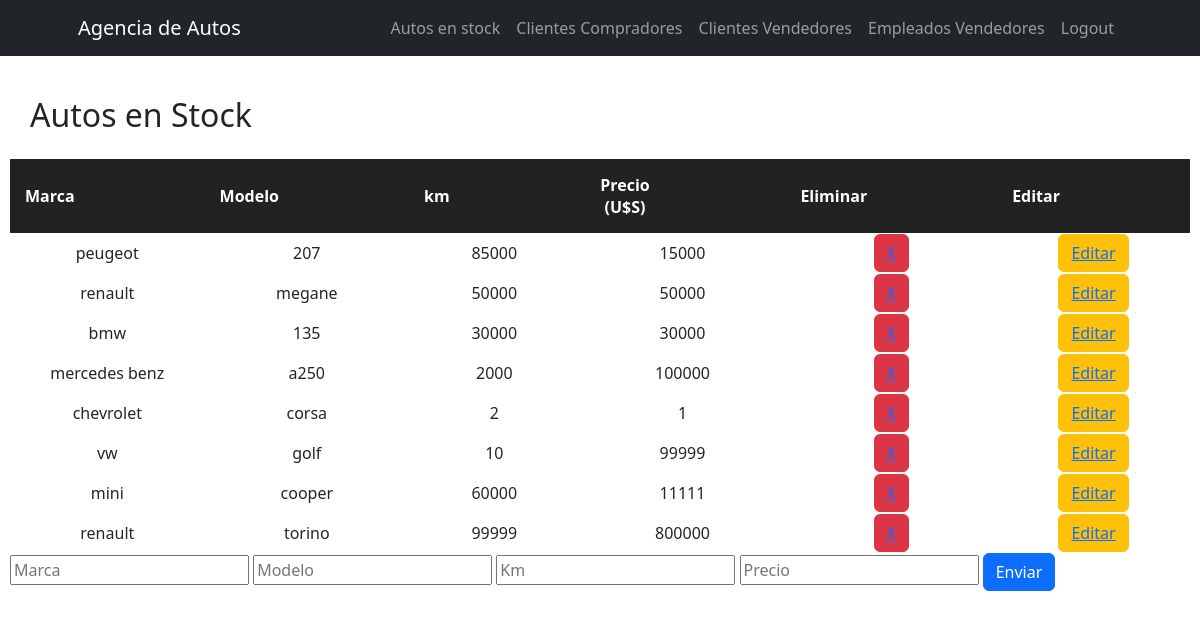
Screenshot of /setAutosEnStock/ (signed in) with the database file from the repository.
### AgenciApp/models.py (models this page shows, shortened)
class autosEnStock(models.Model):
    marca = models.CharField(max_length=40)
    modelo = models.CharField(max_length=40)
    km = models.IntegerField()
    precio = models.IntegerField()

### AgenciApp/views.py (the view)
# urls.py: path('setAutosEnStock/', setAutosEnStock, name='setAutosEnStock'),
@login_required
def setAutosEnStock(request):
    Autos = autosEnStock.objects.all()
    if request.method == 'POST':
        auto = autosEnStock(marca=request.POST["marca"],modelo=request.POST["modelo"],km=request.POST["km"],precio=request.POST["precio"])
        auto.save()
        miFormulario = autosFormulario()
        return render(request, "AgenciApp/setAutosEnStock.html", {"miFormulario":miFormulario, "Autos":Autos})
    else:
        miFormulario = autosFormulario()
    return render(request, "AgenciApp/setAutosEnStock.html", {"miFormulario":miFormulario, "Autos":Autos})

### AgenciApp/forms.py
class autosFormulario(forms.Form):
    marca = forms.CharField()
    modelo = forms.CharField()
    km = forms.IntegerField()
    precio = forms.IntegerField()

### AgenciApp/templates/AgenciApp/setAutosEnStock.html (shortened to what this page needs)
<div>
    {% extends "AgenciApp/autosEnStock.html" %}
    {% load static %}
    {% block setAutosEnStock %}
        <form action="" method="post"> {% csrf_token %}
            <input placeholder="Marca" type = "text" name="marca" required>
            <input placeholder="Modelo" type = "text" name="modelo" required>
            <input placeholder="Km" type = "number" name="km" required>
            <input placeholder="Precio" type = "number" name="precio" required>
            <input class="btn btn-primary" type="submit" value="Enviar">
        </form>
    {% endblock %}

### AgenciApp/templates/AgenciApp/autosEnStock.html (shortened to what this page needs)
<div>
    {% extends "AgenciApp/inicio.html" %}
    {% load static %}
        {% block contenidoQueCambia %}
        <p class="tituloAutosEnStock">Autos en Stock</p>
        <table class="tablaAutosEnStock">
            <tr class="tituloTablaAutosEnStock">
                <th>Marca</th>
                <th>Modelo</th>
                <th>km</th>
                <th>Precio (U$S)</th>
                <th>Eliminar</th>
                <th>Editar</th>
            </tr>
                {% for Auto in Autos %}
                    <tr>
                        <td>{{Auto.marca}}</td>
                        <td>{{Auto.modelo}}</td>
                        <td>{{Auto.km}}</td>
                        <td>{{Auto.precio}}</td>
                        <td><button class="btn btn-danger btnEliminar"><a href="{% url 'eliminarAuto' Auto.marca Auto.modelo %}">X</a></button></td>
                        <td><button class="btn btn-warning btnEditar"><a href="{% url 'editarAuto' Auto.marca Auto.modelo %}">Editar</a></button></td>
                {% endfor %}
        </table>
        <div class="formSetAutosEnStock">
            {% block setAutosEnStock %}
            {% endblock %}
        </div>
        {% endblock %}

### AgenciApp/static/AgenciApp/css/AgenciAppStyle.css (style rules this page uses)
.tablaAutosEnStock { text-align: center; }
.tituloTablaAutosEnStock th { background-color: rgb(34, 34, 34); color: white; padding-right: 150px !important; text-align: center !important; }
.tablaAutosEnStock th { padding: 15px; text-align: center !important; padding-right: 130px !important; }
.tituloAutosEnStock { margin: 20px; font-size: xx-large; }

### rows the page displays
autosEnStock: marca "peugeot", modelo "207", km "85000", precio "15000"
autosEnStock: marca "renault", modelo "megane", km "50000", precio "50000"
autosEnStock: marca "bmw", modelo "135", km "30000", precio "30000"
autosEnStock: marca "mercedes benz", modelo "a250", km "2000", precio "100000"
autosEnStock: marca "chevrolet", modelo "corsa", km "2", precio "1"
autosEnStock: marca "vw", modelo "golf", km "10", precio "99999"
autosEnStock: marca "mini", modelo "cooper", km "60000", precio "11111"
autosEnStock: marca "renault", modelo "torino", km "99999", precio "800000"
